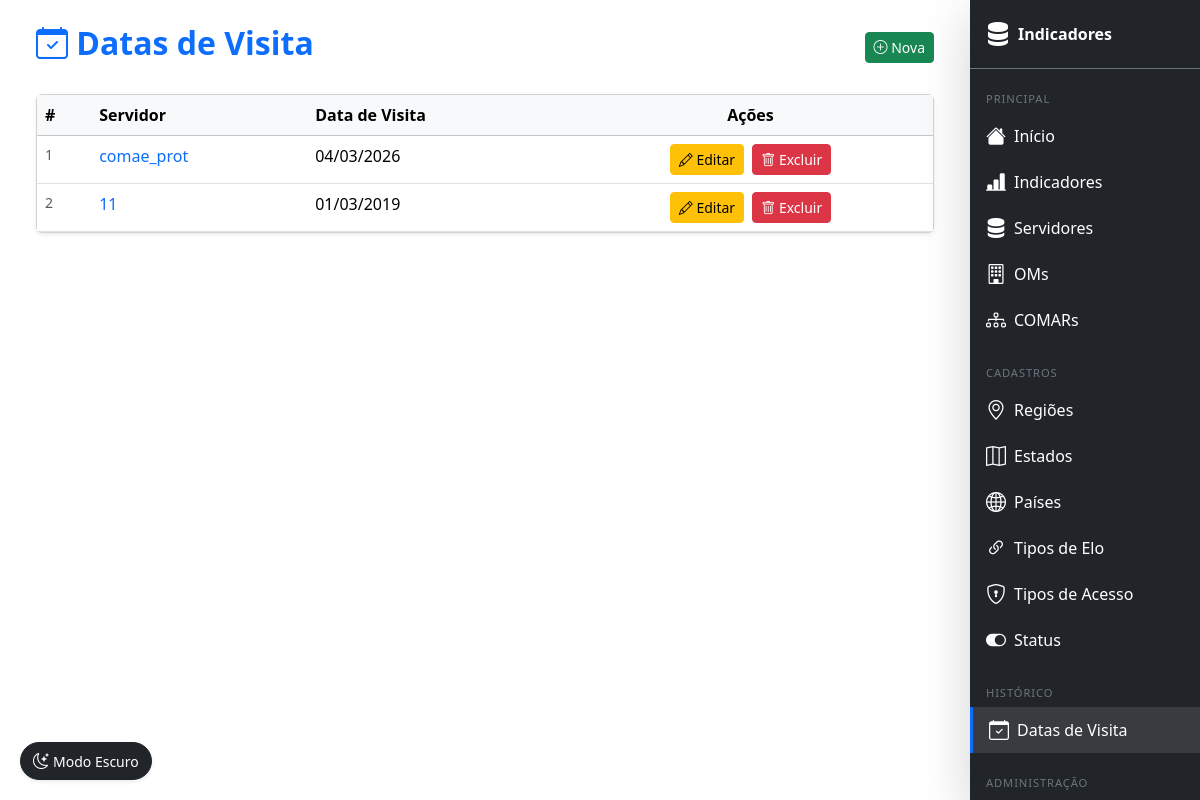
Page /data-visita/ (signed in) on the committed database.
### indicadores/models.py (models this page shows, shortened)
class DataVisita(models.Model):
    servidor = models.ForeignKey(Servidor, on_delete=models.CASCADE)
    data_visita = models.DateField()

class Servidor(models.Model):
    SUPORTE_ATUAL = 'atual'
    SUPORTE_SUPORTADO = 'suportado'
    SUPORTE_DESCONTINUADO = 'descontinuado'
    SUPORTE_SO_CHOICES = [
        (SUPORTE_ATUAL, 'Atual'),
        (SUPORTE_SUPORTADO, 'Suportado'),
        (SUPORTE_DESCONTINUADO, 'Descontinuado'),
    ]
    status = models.ForeignKey(Status, on_delete=models.CASCADE)
    tipo_acesso = models.ForeignKey(TipoAcesso, on_delete=models.CASCADE)
    nome = models.CharField(max_length=100)
    data_aquisicao = models.DateField()
    sistema_operacional = models.CharField(max_length=100)
    versao_so = models.CharField(max_length=50)
    suporte_so = models.CharField(
        max_length=20,
        choices=SUPORTE_SO_CHOICES,
        default=SUPORTE_ATUAL,
    )
    obs = models.TextField(blank=True, null=True)
    def __str__(self):
        return self.nome

### indicadores/views/views_data_visita.py (the view)
# urls.py: path('data-visita/',                  lr(views.data_visita_list),   name='data_visita_list'),
def data_visita_list(request):
    return render(request, 'data_visita/list.html', {'objetos': DataVisita.objects.select_related('servidor').all()})

### templates/data_visita/list.html (shortened to what this page needs)
{% extends 'base.html' %}
{% block content %}
<div class="container mt-4">
    <div class="d-flex justify-content-between align-items-center mb-4">
        <h2 class="fw-bold text-primary"><i class="bi bi-calendar-check"></i> Datas de Visita</h2>
        <a href="{% url 'ind:data_visita_create' %}" class="btn btn-success btn-sm">
            <i class="bi bi-plus-circle"></i> Nova
        </a>
    </div>
    <div class="card shadow-sm">
        <div class="table-responsive">
            <table class="table table-hover mb-0">
                <thead class="table-light">
                    <tr><th>#</th><th>Servidor</th><th>Data de Visita</th><th class="text-center">Ações</th></tr>
                </thead>
                <tbody>
                    {% for obj in objetos %}
                    <tr>
                        <td class="text-muted small">{{ obj.pk }}</td>
                        <td>
                            <a href="{% url 'ind:servidor_detail' obj.servidor.pk %}" class="text-decoration-none">
                                {{ obj.servidor }}
                            </a>
                        </td>
                        <td>{{ obj.data_visita|date:"d/m/Y" }}</td>
                        <td class="text-center">
                            <a href="{% url 'ind:data_visita_update' obj.pk %}" class="btn btn-sm btn-warning me-1"><i class="bi bi-pencil"></i> Editar</a>
                            <a href="{% url 'ind:data_visita_delete' obj.pk %}" class="btn btn-sm btn-danger"><i class="bi bi-trash"></i> Excluir</a>
                        </td>
                    </tr>
                    {% empty %}
                    <tr><td colspan="4" class="text-center text-muted py-4"><i class="bi bi-inbox fs-4 d-block mb-2"></i>Nenhum registro.</td></tr>
                    {% endfor %}
                </tbody>
            </table>
        </div>
    </div>
</div>
{% endblock %}

### templates/base.html (style rules this page uses)
@media (min-width: 992px) { body { padding-right: 230px; } }

### rows in the picture
DataVisita: pk "1", servidor "comae_prot", data_visita "04/03/2026"
DataVisita: pk "2", servidor "11", data_visita "01/03/2019"
